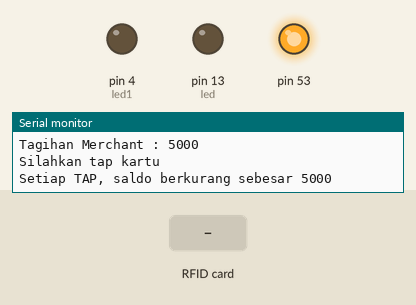
Simulated run of this sketch. Board: Arduino Mega 2560, built with avr-gcc and run on an emulated ATmega2560. Parts: output pins drawn as LEDs (lit = HIGH), the last lines printed to the serial monitor. Inputs (shaded band) come from the test bench.

Above: at 1.3 s.
1.4 s: RFID card 5E 7A 19 C4 held to the reader
At 2.8 s:
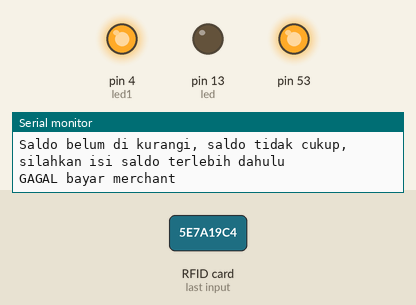
Timing chart, 0 to 4.5 s (numbered marks = the images above; inputs shaded):
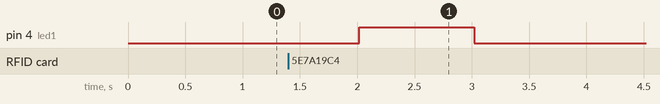

The sketch:

pembayaran.ino
```cpp
#include <MFRC522.h> //library responsible for communicating with the module RFID-RC522
#include <SPI.h> //library responsible for communicating of SPI bus


#if !defined(CONFIG_BT_ENABLED) || !defined(CONFIG_BLUEDROID_ENABLED)
#error Bluetooth is not enabled! Please run `make menuconfig` to and enable it
#endif


#define SS_PIN    21
#define RST_PIN   22
#define led       13
#define led1       4
MFRC522 mfrc522(SS_PIN, RST_PIN);

MFRC522::MIFARE_Key key;

long bayar = 5000;            // isikan tagihan merchant kelipatan 1000, max 255rb

bool notif = true;

long saldo;
int digit;

long OLDsaldo;
int OLDdigit;

void setup() {
    Serial.begin(9600);
    SPI.begin();
    mfrc522.PCD_Init();

    pinMode(led1, OUTPUT);
    pinMode(led, OUTPUT);

    for (byte i = 0; i < 6; i++) {
        key.keyByte[i] = 0xFF;
    }

    Serial.println("EMONEY Tanpa Server - Merchant");
    Serial.println();
    Serial.println("Peringatan : Data akan di simpan pada RFID Card pada sector #1 (blocks #4)");
    Serial.println();

    if (bayar > 255000){
      while(1){
        Serial.println("ERROR - Tagihan merchant lebih dari 255rb");
      }
    }

    Serial.print("Tagihan Merchant : ");
    Serial.println(bayar);
    Serial.println("Silahkan tap kartu");
    Serial.print("Setiap TAP, saldo berkurang sebesar ");
    Serial.println(bayar);
    digit = bayar/1000;
    //Serial.println(digit);
}

void loop() {
  if (notif){
    notif = false;
    Serial.println();

  }
  if ( ! mfrc522.PICC_IsNewCardPresent()){
      return;
  }

  if ( ! mfrc522.PICC_ReadCardSerial()){
      return;
  }

  // that is: sector #1, covering block #4 up to and including block #7
  byte sector         = 1;
  byte blockAddr      = 4;

  MFRC522::StatusCode status;
  byte buffer[18];
  byte size = sizeof(buffer);
//
    Serial.println("Current data in sector:");
    mfrc522.PICC_DumpMifareClassicSectorToSerial(&(mfrc522.uid), &key, sector);
    Serial.println();

  // Baca Saldo yang ada dari RFID Card
  status = (MFRC522::StatusCode) mfrc522.MIFARE_Read(blockAddr, buffer, &size);
  if (status != MFRC522::STATUS_OK) {
      Serial.println("Gagal Baca Kartu RFID");
      //Serial.println(mfrc522.GetStatusCodeName(status));
      resetReader();
      return;
  }
  OLDdigit = buffer[0];
  OLDsaldo = OLDdigit;
  OLDsaldo *= 1000;
  Serial.print("Saldo Kartu Sebelumnya : ");
  Serial.println(OLDsaldo);
  Serial.println();

  // Kurangi Saldo sebesar tagihan merchant
  if (OLDdigit < digit){
    Serial.println("Saldo belum di kurangi, saldo tidak cukup, silahkan isi saldo terlebih dahulu");
    Serial.println("GAGAL bayar merchant");
    delay(500);
    digitalWrite(led1, HIGH);
    delay(1000);
    digitalWrite(led1, LOW);
    resetReader();
    return;
  }

  OLDdigit -= digit;

  byte dataBlock[]    = {
      //0,      1, 2, 3, 4, 5, 6, 7, 8, 9,10,11,12,13,14,15
      OLDdigit, 0, 0, 0, 0, 0, 0, 0, 0, 0, 0, 0, 0, 0, 0, 0
  };
  status = (MFRC522::StatusCode) mfrc522.MIFARE_Write(blockAddr, dataBlock, 16);
  if (status != MFRC522::STATUS_OK) {
      Serial.println("GAGAL Write Saldo pada Kartu RFID");
      //Serial.println(mfrc522.GetStatusCodeName(status));
  }
  Serial.println();

  status = (MFRC522::StatusCode) mfrc522.MIFARE_Read(blockAddr, buffer, &size);
  if (status != MFRC522::STATUS_OK) {
      Serial.println("Gagal Baca Kartu RFID");
      //Serial.println(mfrc522.GetStatusCodeName(status));
  }

  Serial.println();

  Serial.println("Mengurangi Saldo...");
  if (buffer[0] == dataBlock[0]){
    saldo = buffer[0];
    saldo *= 1000;
    //Serial.print("data digit ke 0 : ");
    //Serial.println(buffer[0]);
    Serial.print("======================>>>>>> Saldo kartu sekarang : ");
    Serial.println(saldo);
    delay(500);
    digitalWrite(led, HIGH);
    delay(500);
    digitalWrite(led, LOW);
    delay(1000);
    Serial.println("_________ Berhasil bayar Merchant ___________");
  }else{
    Serial.println("------------ GAGAL bayar Merchant --------------");
  }

  Serial.println();

  // Dump the sector data
  //Serial.println("Current data in sector:");
  //mfrc522.PICC_DumpMifareClassicSectorToSerial(&(mfrc522.uid), &key, sector);
  Serial.println();

  resetReader();
}

void dump_byte_array(byte *buffer, byte bufferSize) {
    for (byte i = 0; i < bufferSize; i++) {
        Serial.print(buffer[i] < 0x10 ? " 0" : " ");
        Serial.print(buffer[i], HEX);
    }
}

void resetReader(){
  // Halt PICC
  mfrc522.PICC_HaltA();
  // Stop encryption on PCD
  mfrc522.PCD_StopCrypto1();

  notif = true;
}
```

Measured:
- after the input at 1.4 s, pin 4 (led1): LOW → HIGH after 0.62 s, → LOW 1.0 s later
